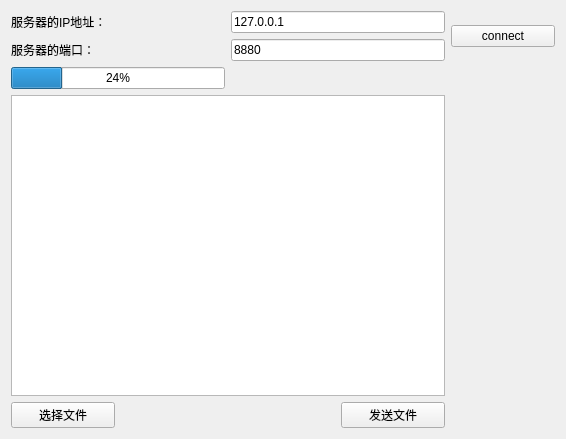
<?xml version="1.0" encoding="UTF-8"?>
<ui version="4.0">
 <class>ClientWidget</class>
 <widget class="QWidget" name="ClientWidget">
  <property name="geometry">
   <rect>
    <x>0</x>
    <y>0</y>
    <width>566</width>
    <height>439</height>
   </rect>
  </property>
  <property name="windowTitle">
   <string>Form</string>
  </property>
  <layout class="QGridLayout" name="gridLayout">
   <item row="0" column="0" colspan="2">
    <widget class="QLabel" name="label">
     <property name="text">
      <string>服务器的IP地址：</string>
     </property>
    </widget>
   </item>
   <item row="0" column="2" colspan="2">
    <widget class="QLineEdit" name="lineEditIP">
     <property name="text">
      <string>127.0.0.1</string>
     </property>
    </widget>
   </item>
   <item row="0" column="4" rowspan="2">
    <widget class="QPushButton" name="pushButton">
     <property name="text">
      <string>connect</string>
     </property>
    </widget>
   </item>
   <item row="1" column="0" colspan="2">
    <widget class="QLabel" name="label_2">
     <property name="text">
      <string>服务器的端口：</string>
     </property>
    </widget>
   </item>
   <item row="1" column="2" colspan="2">
    <widget class="QLineEdit" name="lineEdit_2">
     <property name="text">
      <string>8880</string>
     </property>
    </widget>
   </item>
   <item row="2" column="0" colspan="2">
    <widget class="QProgressBar" name="progressBar">
     <property name="value">
      <number>24</number>
     </property>
    </widget>
   </item>
   <item row="3" column="0" colspan="4">
    <widget class="QTextBrowser" name="textBrowser"/>
   </item>
   <item row="4" column="0">
    <widget class="QPushButton" name="ButtonFile">
     <property name="text">
      <string>选择文件</string>
     </property>
    </widget>
   </item>
   <item row="4" column="1" colspan="2">
    <spacer name="horizontalSpacer">
     <property name="orientation">
      <enum>Qt::Horizontal</enum>
     </property>
     <property name="sizeHint" stdset="0">
      <size>
       <width>212</width>
       <height>20</height>
      </size>
     </property>
    </spacer>
   </item>
   <item row="4" column="3">
    <widget class="QPushButton" name="ButtonSend">
     <property name="text">
      <string>发送文件</string>
     </property>
    </widget>
   </item>
  </layout>
 </widget>
 <resources/>
 <connections/>
</ui>
